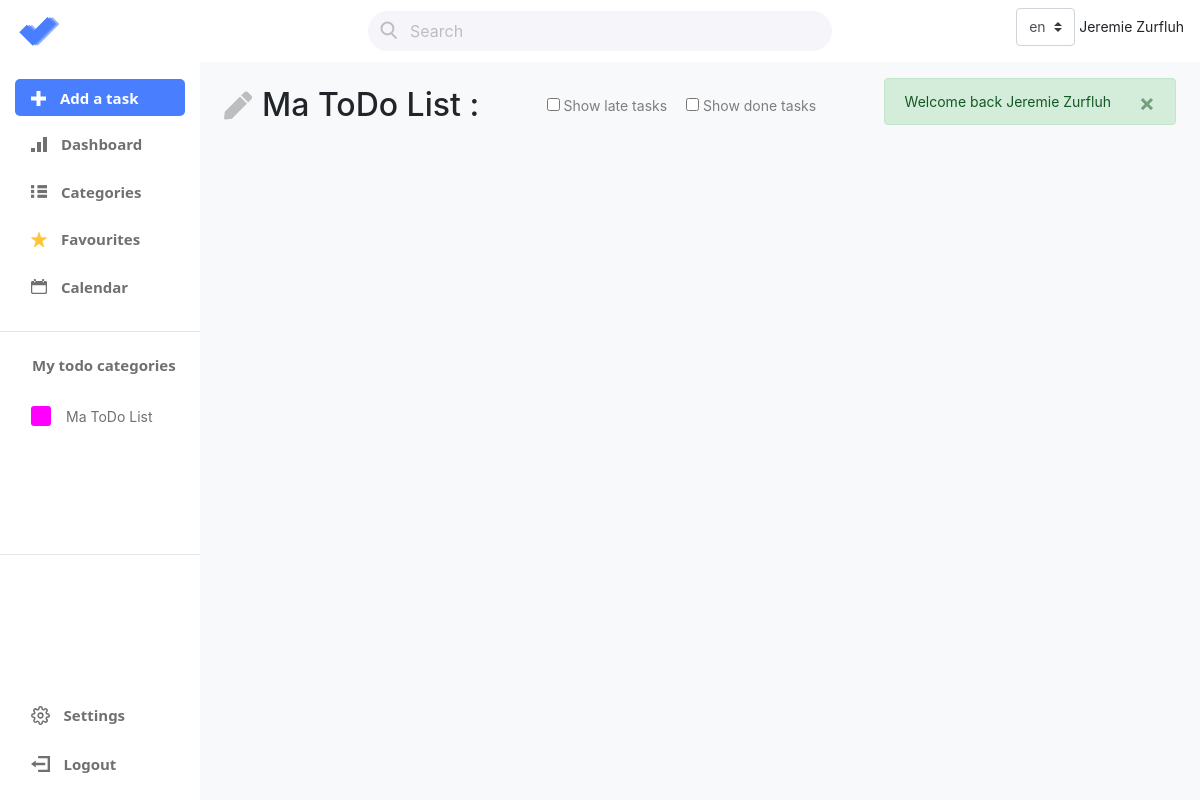
/category.php?id=1 (signed in), run on an earlier commit of the app's database.
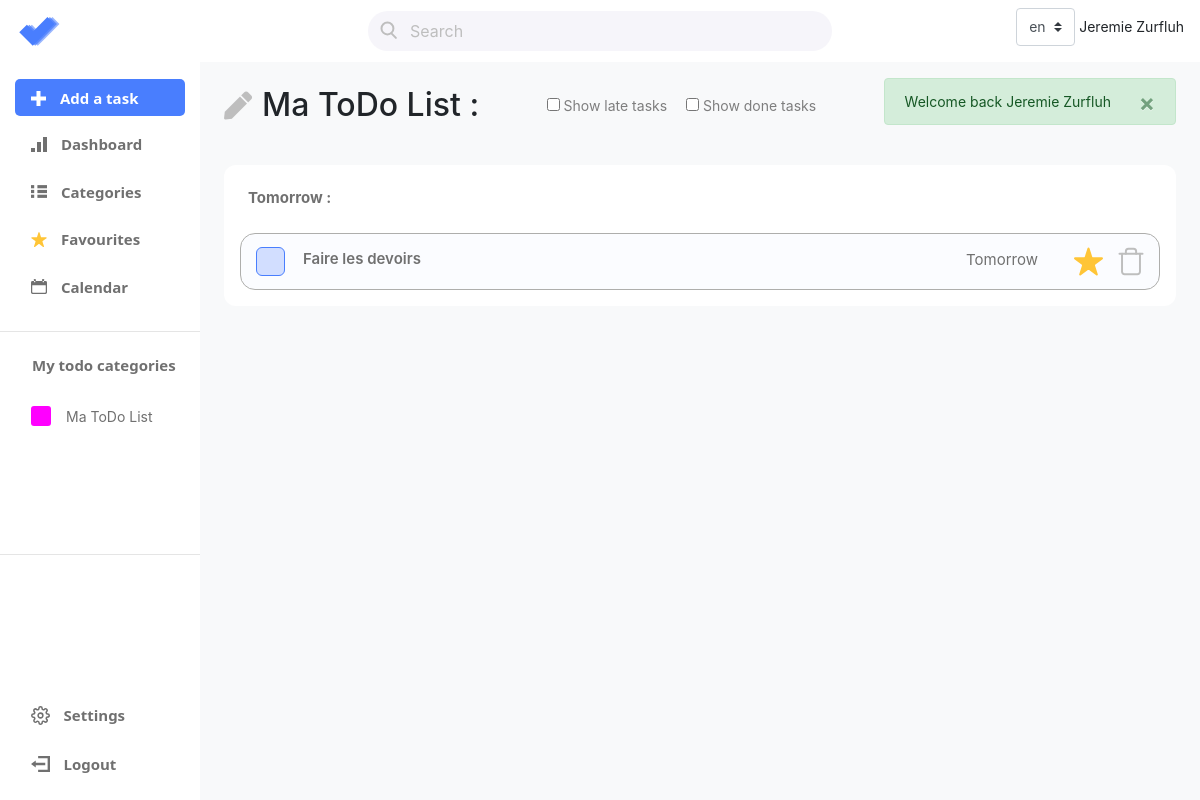
And on a later commit of the database.
### tables this page shows
CREATE TABLE Category (
    id          INTEGER   PRIMARY KEY AUTOINCREMENT
                          UNIQUE
                          NOT NULL,
    title       TEXT (50) NOT NULL,
    description TEXT,
    color       TEXT      NOT NULL,
    user_id     INTEGER   REFERENCES User (id) 
                          NOT NULL,
    created_at  TEXT      NOT NULL
                          DEFAULT (datetime() ) 
);

CREATE TABLE Task (
    id          INTEGER   PRIMARY KEY AUTOINCREMENT
                          UNIQUE
                          NOT NULL,
    title       TEXT (50) NOT NULL,
    description TEXT,
    is_done     INTEGER   DEFAULT (0) 
                          NOT NULL
                          CHECK (is_done IN (0, 1) ),
    is_fav      INTEGER   NOT NULL
                          DEFAULT (0) 
                          CHECK (is_fav IN (0, 1) ),
    due_date    DATE      NOT NULL,
    user_id     INTEGER   REFERENCES User (id) 
                          NOT NULL,
    category_id INTEGER   REFERENCES Category (id) 
                          NOT NULL,
    created_at  TEXT      NOT NULL
                          DEFAULT (datetime() ) 
);

### app/ch/comem/todoapp/category/CategoryManager.php (called while the page is built, shortened)
<?php
class CategoryManager
{
    private static ?CategoryManager $instance = null;
    private array $categories = [];
    private function __construct()
    {
        $this->loadCategories();
    }
    public static function getInstance(): CategoryManager
    {
        if (!isset(self::$instance)) {
            self::$instance = new CategoryManager();
        }
        return self::$instance;
    }
    private function loadCategories(): bool
    {
        $this->categories = DbManagerCRUD_Category::getInstance()->readAll();
        return true;
    }
    public function getCategories(): array
    {
        return $this->categories;
    }
}

### app/autoload.php (called while the page is built, shortened)
<?php
spl_autoload_register(function ($class) {
    $class = str_replace("\\", "/", $class);
    $path = __DIR__ . "/../app/" . $class . ".php";
});

### app/ch/comem/todoapp/dbCRUD/DbManagerCRUD.php (called while the page is built, shortened)
<?php
abstract class DbManagerCRUD implements I_APICRUD
{
    private $db = null;
    public function __construct()
    {
        $config_file = '|var|config|db.ini';
        $config = parse_ini_file(str_replace("|", DIRECTORY_SEPARATOR, $config_file), true);
        $adaptedDSN = str_replace("|", DIRECTORY_SEPARATOR, $config['dsn']);
        $this->db = new PDO($adaptedDSN, $config['username'], $config['password']);
        $this->db->setAttribute(PDO::ATTR_DEFAULT_FETCH_MODE, PDO::FETCH_ASSOC);
    }
    public function getDb(): PDO
    {
        return $this->db;
    }
}

### app/ch/comem/todoapp/dbCRUD/DbManagerCRUD_Category.php (called while the page is built, shortened)
<?php
class DbManagerCRUD_Category extends DbManagerCRUD
{
    private static ?DbManagerCRUD_Category $instance = null;
    public static function getInstance(): DbManagerCRUD_Category
    {
        if (self::$instance === null) self::$instance = new DbManagerCRUD_Category();
        return self::$instance;
    }
    public function readAll(): array
    {
        $userId = $this->getUserId();
        $sql = "SELECT * FROM Category WHERE user_id = :user_id";
        $stmt = $this->getDb()->prepare($sql);
        $stmt->execute(["user_id" => $userId]);
        $categories = $stmt->fetchAll();
        $result = [];
        $tm = TaskManager::getInstance();
        $tm->loadTasks();
        foreach ($categories as $category) {
            $tasksPerCategory = $tm->getTasksByCategory($category["id"]);
            $result[] = (new CategoryBuilder($category["title"], $category["color"]))
                ->setId($category["id"])
                ->setDescription($category["description"])
                ->setCreatedAt((new DateTime($category["created_at"])))
                ->setTasks($tasksPerCategory)
                ->build();
        }
        return $result;
    }
    private function getUserId(): ?int
    {
        return $_SESSION["user"]["id"];
    }
}

### app/ch/comem/todoapp/category/Category.php (called while the page is built, shortened)
<?php
class Category
{
    private ?int $id;
    private string $title;
    private string $color;
    private array $tasks;
    public function __construct(CategoryBuilder $builder)
    {
        $this->id = $builder->getId();
        $this->title = $builder->getTitle();
        $this->color = $builder->getColor();
        $this->tasks = $builder->getTasks();
    }
    public function getId(): ?int
    {
        return $this->id;
    }
    public function getTitle(): string
    {
        return $this->title;
    }
    public function getColor(): string
    {
        return $this->color;
    }
    public function getTasks(): array
    {
        return $this->tasks;
    }
}

### app/ch/comem/todoapp/category/CategoryBuilder.php (called while the page is built, shortened)
<?php
class CategoryBuilder
{
    private array $tasks;
    public function __construct(string $title, string $hexColor)
    {
        $this->title = $title;
        $this->color = $hexColor;
        $this->tasks = [];
    }
    public function setId(int $id): CategoryBuilder
    {
        $this->id = $id;
        return $this;
    }
    public function setTasks(array $tasks): CategoryBuilder
    {
        $this->tasks = $tasks;
        return $this;
    }
    public function getTasks(): array
    {
        return $this->tasks;
    }
}

### app/ch/comem/todoapp/task/Task.php (called while the page is built, shortened)
<?php
class Task
{
    private ?int $id;
    private string $title;
    private bool $isDone;
    private bool $isFav;
    private DateTime $dueDate;
    public function __construct(TaskBuilder $builder)
    {
        $this->id = $builder->getId();
        $this->title = $builder->getTitle();
        $this->isDone = $builder->isDone();
        $this->isFav = $builder->isFav();
        $this->dueDate = $builder->getDueDate();
    }
    public function getId(): ?int
    {
        return $this->id;
    }
    public function getTitle(): string
    {
        return $this->title;
    }
    public function isDone(): bool
    {
        return $this->isDone;
    }
    public function isFav(): bool
    {
        return $this->isFav;
    }
    public function getDueDate(): DateTime
    {
        return $this->dueDate;
    }
}

### app/ch/comem/todoapp/task/TaskBuilder.php (called while the page is built, shortened)
<?php
class TaskBuilder
{
    private DateTime $dueDate;
    public function __construct(string $title, DateTime $dueDate, int $categoryId)
    {
        $this->title = $title;
        $this->dueDate = $dueDate;
    }
    public function getDueDate(): DateTime
    {
        return $this->dueDate;
    }
    public function setId(int $id): TaskBuilder
    {
        $this->id = $id;
        return $this;
    }
    public function setIsDone(bool $isDone): TaskBuilder
    {
        $this->isDone = $isDone;
        return $this;
    }
    public function setIsFav(bool $isFav): TaskBuilder
    {
        $this->isFav = $isFav;
        return $this;
    }
}

### app/ch/comem/todoapp/dbCRUD/DbManagerCRUD_Task.php (called while the page is built, shortened)
<?php
class DbManagerCRUD_Task extends DbManagerCRUD
{
    private static ?DbManagerCRUD_Task $instance = null;
    public static function getInstance(): DbManagerCRUD_Task
    {
        if (self::$instance == null) self::$instance = new DbManagerCRUD_Task();
        return self::$instance;
    }
    public function readAll(): array
    {
        $userId = $this->getUserId();
        $sql = "SELECT * FROM Task WHERE user_id = :user_id ORDER BY due_date ASC";
        $stmt = $this->getDb()->prepare($sql);
        $stmt->execute(["user_id" => $userId]);
        $tasks = $stmt->fetchAll();
        $taskObjects = [];
        foreach ($tasks as $task) {
            $taskObjects[] = (new TaskBuilder($task["title"], new DateTime($task["due_date"]), $task["category_id"]))
                ->setId($task["id"])
                ->setDescription($task["description"])
                ->setIsDone($task["is_done"])
                ->setIsFav($task["is_fav"])
                ->build();
        }
        return $taskObjects;
    }
    private function getUserId(): ?int
    {
        return $_SESSION["user"]["id"];
    }
}

### app/ch/comem/todoapp/task/TaskManager.php (called while the page is built, shortened)
<?php
class TaskManager
{
    private static ?TaskManager $instance = null;
    private function __construct()
    {
        $this->loadTasks();
    }
    static public function getInstance(): TaskManager
    {
        if (is_null(self::$instance)) self::$instance = new self();
        return self::$instance;
    }
    public function loadTasks(): bool
    {
        $this->tasks = DbManagerCRUD_Task::getInstance()->readAll();
        return true;
    }
}

### public/components/task-long.php (the view)
<?php
function task(int $id, string $title, DateTime $dueDate, bool $isFav, bool $isDone, string $color)
{
    $starIcon = "assets/icons/";
    $starIcon .= $isFav ? "favourite.svg" : "notFavourite.svg";
    $status = $isDone ? "checked" : "";
    $isFavString = $isFav ? "true" : "false";
    $isToday = $dueDate->format("d.m.Y") === date("d.m.Y");
    $isTomorrow = $dueDate->format("d.m.Y") === date("d.m.Y", strtotime("+1 day"));
    $specialDate = $isToday ? TEXT['today'] : ($isTomorrow ? TEXT['tomorrow'] : "");
    $formatDate = $specialDate ? $specialDate : $dueDate->format("d.m.Y");
    $hour = $dueDate->format("H:i");
    if ($hour !== "00:00") {
        $formatDate .= " " . TEXT['at'] . " " . $hour;
    }
    $html = <<<HTML
        <div class="d-flex flex-row align-items-center task" data-id="{$id}" >
            <label class="containerCheckBox taskCheckBox">
                <input type="checkbox" class="BlueCheckBox taskIsDone" data-color="{$color}" data-taskId="{$id}" {$status}>
                <span class="checkmark BlueCheckBoxSpan"></span>
            </label>
            <p class="taskTitle">{$title}</p>
            <div class="d-flex flexEnd">
                <p class="taskDelai">{$formatDate}</p>
                <a class="taskStar" href="#" data-isFav="{$isFavString}">
                    <img src="{$starIcon}" width="29" height="29" alt="star icon">
                </a>
                <a class="taskTrash" href="#">
                    <img src="assets/icons/trash.svg" width="26" height="29" alt="trash icon">
                </a>
            </div>
        </div>
    HTML;
    return $html;
}

### public/category.php (shortened to what the rows shown need)
<?php
require_once '../app/autoload.php';
$categoryManager = CategoryManager::getInstance();
$category = $categoryManager->getCategory($_GET['id']);
require_once 'components/task-container-long.php';
require_once 'components/task-long.php';
?>
<!DOCTYPE html>
<html lang="en" data-lt-installed="true">
<?php
require_once 'components/head.php';
?>
<body>
    <div class="container-fluid">
        <div class="row">
            <?php include_once './components/sidebar.php'; ?>
            <main class="col-md-9 ml-sm-auto col-lg-10 pt-3 px-4 bg-light mainFullHeight">
                <div class="d-flex justify-content-between flex-wrap flex-md-nowrap align-items-center pb-2 mb-3">
                    <h1 class="h2"><i class="fas fa-pen fa-sm modifyPenList"></i><?= $category->getTitle() ?> :</h1>
                    <div class="filtre">
                        <input type="checkbox" name="showLateTask" data-checkbox="lateTask">
                        <label for="showLateTask"><?= TEXT['filter-show-late-tasks'] ?></label>
                        <input type="checkbox" name="showDoneTask" data-checkbox="doneTask">
                        <label for="showDoneTask"><?= TEXT['filter-show-done-tasks'] ?></label>
                    </div>
                    <?= Flash::displayFlashMessage("global") ?>
                </div>
                <div class="d-flex flex-column justify-content-center align-items-start flex-wrap">
                            <?php foreach ($category->getTasks() as $task) : ?>
                                <?= ($task->getDueDate() < new DateTime() && !$task->isDone()) ? task($task->getId(), $task->getTitle(), $task->getDueDate(), $task->isFav(), $task->isDone(), $category->getColor()) : "" ?>
                            <?php endforeach; ?>
                    <?php
                    $prevDate = null;
                    ?>
                    <?php for ($i = 0; $i < count($category->getTasks()); $i++) : ?>
                        <?php
                        $task = $category->getTasks()[$i];
                        $nextTask = $category->getTasks()[$i + 1] ?? null;
                        if ($task->isDone()) continue;
                        if ($task->getDueDate() < new DateTime()) continue;
                        if ($prevDate === null || $prevDate !== $task->getDueDate()->format("d.m.Y")) echo openContainer($task->getDueDate());
                        echo task(
                            $task->getId(),
                            $task->getTitle(),
                            $task->getDueDate(),
                            $task->isFav(),
                            $task->isDone(),
                            $category->getColor()
                        );
                        if ($nextTask === null || $nextTask->getDueDate()->format("d.m.Y") !== $task->getDueDate()->format("d.m.Y")) echo closeContainer();
                        $prevDate = $task->getDueDate()->format("d.m.Y");
                        ?>
                    <?php endfor; ?>
                </div>
            </main>
        </div>
    </div>
</body>
</html>

### public/components/sidebar.php (shortened to what the rows shown need)
<?php
require_once "../app/autoload.php";
$categoryManager = CategoryManager::getInstance();
$categories = $categoryManager->getCategories();
?>
<nav id="sidebarMenu" class="col-md-3 col-lg-2 d-md-block bg-white sidebar collapse">
    <div class="sidebar-sticky pt-3">
        <ul class="nav flex-column mb-2 navToDoCategory">
            <?php if (!empty($categories)) : ?>
                <?php foreach ($categories as $category) : ?>
                    <li class="nav-item">
                        <a class="nav-link navToDoItem d-flex" href="./category.php?id=<?= $category->getId() ?>">
                            <div class="colorTag" style="background: <?= $category->getColor() ?>;"></div>
                            <span><?= $category->getTitle() ?></span>
                        </a>
                    </li>
                <?php endforeach; ?>
            <?php endif; ?>
        </ul>
    </div>
</nav>

### public/components/task-container-long.php
<?php
function openContainer(DateTime $date, string $containerClass = "")
{
    $isToday = $date->format("d.m.Y") === date("d.m.Y");
    $isTomorrow = $date->format("d.m.Y") === date("d.m.Y", strtotime("+1 day"));
    $specialDate = $isToday ? TEXT['today'] : ($isTomorrow ? TEXT['tomorrow'] : "");
    $formatDate = $specialDate ? $specialDate : $date->format("d.m.Y");
    $html = <<<HTML
        <div class="p-3 todoElt {$containerClass}">
            <div class="d-flex">
                <h3 class="toDoTitle mr-auto p-2">{$formatDate} :</h3>
            </div>
            <div class="taskContainer">
    HTML;
    return $html;
}
function closeContainer()
{
    $html = <<<HTML
            </div>
        </div>
    HTML;
    return $html;
}

What changed in the data, as far as the page shows it:
now on this page (row edited): task: title "Faire les devoirs", formatDate "Tomorrow"
